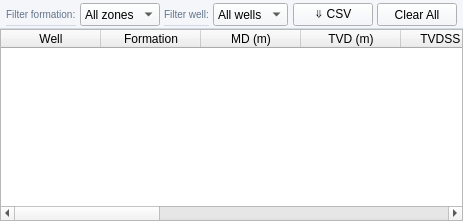
  <widget class="QDockWidget" name="dockPicksTable">
   <attribute name="dockWidgetArea"><number>8</number></attribute>
   <property name="windowTitle"><string>Correlation Picks &amp; Formation Tops</string></property>
   <property name="minimumHeight"><number>140</number></property>
   <widget class="QWidget" name="dockPicksContents">
    <layout class="QVBoxLayout" name="dockPicksLayout">
     <property name="spacing"><number>0</number></property>
     <property name="leftMargin"><number>0</number></property>
     <property name="topMargin"><number>0</number></property>
     <property name="rightMargin"><number>0</number></property>
     <property name="bottomMargin"><number>0</number></property>

     <!-- Toolbar row for the table -->
     <item>
      <widget class="QFrame" name="framePicksToolbar">
       <property name="styleSheet"><string>background:#F4F6FA; border-bottom:1px solid #D1D9E6; max-height:32px;</string></property>
       <layout class="QHBoxLayout" name="picksToolbarLayout">
        <property name="spacing"><number>4</number></property>
        <property name="leftMargin"><number>6</number></property>
        <property name="topMargin"><number>3</number></property>
        <property name="rightMargin"><number>6</number></property>
        <property name="bottomMargin"><number>3</number></property>
        <item>
         <widget class="QLabel">
          <property name="text"><string>Filter formation:</string></property>
          <property name="styleSheet"><string>color:#64748B; font-size:10px;</string></property>
         </widget>
        </item>
        <item>
         <widget class="QComboBox" name="cmbPicksFilterZone">
          <property name="minimumWidth"><number>130</number></property>
          <item><property name="text"><string>All zones</string></property></item>
         </widget>
        </item>
        <item>
         <widget class="QLabel">
          <property name="text"><string>Filter well:</string></property>
          <property name="styleSheet"><string>color:#64748B; font-size:10px;</string></property>
         </widget>
        </item>
        <item>
         <widget class="QComboBox" name="cmbPicksFilterWell">
          <property name="minimumWidth"><number>130</number></property>
          <item><property name="text"><string>All wells</string></property></item>
         </widget>
        </item>
        <item>
         <spacer>
          <property name="orientation"><enum>Qt::Horizontal</enum></property>
          <property name="sizeHint"><size><width>1</width><height>1</height></size></property>
         </spacer>
        </item>
        <item>
         <widget class="QPushButton" name="btnPicksExportCSV">
          <property name="text"><string>⇓ CSV</string></property>
          <property name="toolTip"><string>Export picks table as CSV</string></property>
         </widget>
        </item>
        <item>
         <widget class="QPushButton" name="btnPicksClearAll">
          <property name="text"><string>Clear All</string></property>
          <property name="toolTip"><string>Clear all formation picks</string></property>
         </widget>
        </item>
       </layout>
      </widget>
     </item>

     <!-- Picks table -->
     <item>
      <widget class="QTableWidget" name="tableCorrelationPicks">
       <property name="selectionBehavior"><enum>QAbstractItemView::SelectRows</enum></property>
       <property name="selectionMode"><enum>QAbstractItemView::ExtendedSelection</enum></property>
       <property name="alternatingRowColors"><bool>true</bool></property>
       <property name="sortingEnabled"><bool>true</bool></property>
       <property name="editTriggers"><set>QAbstractItemView::DoubleClicked|QAbstractItemView::EditKeyPressed</set></property>
       <property name="showGrid"><bool>true</bool></property>
       <property name="gridStyle"><enum>Qt::DotLine</enum></property>
       <property name="columnCount"><number>12</number></property>
       <property name="rowCount"><number>0</number></property>
       <column>
        <property name="text"><string>Well</string></property>
        <property name="toolTip"><string>Well name</string></property>
       </column>
       <column>
        <property name="text"><string>Formation</string></property>
        <property name="toolTip"><string>Formation zone name</string></property>
       </column>
       <column>
        <property name="text"><string>MD (m)</string></property>
        <property name="toolTip"><string>Measured depth of pick</string></property>
       </column>
       <column>
        <property name="text"><string>TVD (m)</string></property>
        <property name="toolTip"><string>True vertical depth</string></property>
       </column>
       <column>
        <property name="text"><string>TVDSS (m)</string></property>
        <property name="toolTip"><string>TVD sub-sea</string></property>
       </column>
       <column>
        <property name="text"><string>GR (API)</string></property>
        <property name="toolTip"><string>Gamma ray at pick depth</string></property>
       </column>
       <column>
        <property name="text"><string>RHOB (g/cc)</string></property>
        <property name="toolTip"><string>Bulk density at pick depth</string></property>
       </column>
       <column>
        <property name="text"><string>RT (ohm.m)</string></property>
        <property name="toolTip"><string>Resistivity at pick depth</string></property>
       </column>
       <column>
        <property name="text"><string>Vsh (v/v)</string></property>
        <property name="toolTip"><string>Shale volume at pick depth</string></property>
       </column>
       <column>
        <property name="text"><string>Confidence</string></property>
        <property name="toolTip"><string>Pick confidence: Certain / Uncertain / Inferred</string></property>
       </column>
       <column>
        <property name="text"><string>Picked By</string></property>
        <property name="toolTip"><string>Interpreter who made the pick</string></property>
       </column>
       <column>
        <property name="text"><string>Notes</string></property>
        <property name="toolTip"><string>Free-text annotation</string></property>
       </column>
      </widget>
     </item>

    </layout>
   </widget>
  </widget>
